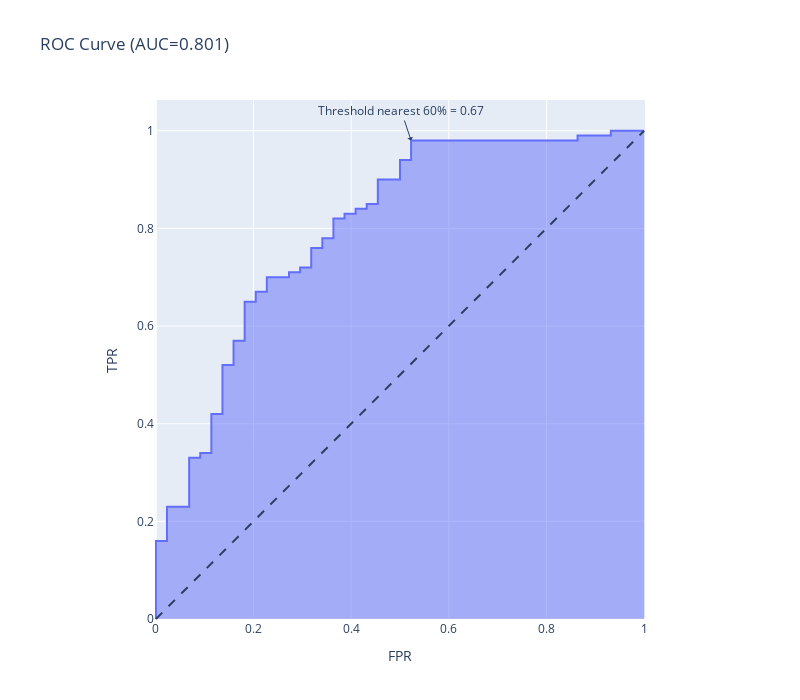

The cell this chart's notebook holds for it:
### Code cell
# choose a threshold for prediction.
make_rocauc(.60)

### Figure 1 — Plotly figure (JSON) as saved in the notebook; plotly's stock layout.template omitted (floating-point values rounded to 4 significant figures)
{"data": [{"customdata": [[1.888], [0.888], [0.8512], [0.851], [0.8491], [0.8488], [0.8458], [0.8455], [0.8455], [0.845], [0.8386], [0.8364], [0.8013], [0.7983], [0.7916], [0.791], [0.7836], [0.7835], [0.7797], [0.7795], [0.7732], [0.7699], [0.7664], [0.7591], [0.7559], [0.754], [0.7443], [0.7425], [0.7421], [0.7399], [0.7309], [0.7304], [0.7296], [0.7291], [0.7289], [0.7288], [0.7284], [0.7282], [0.7241], [0.7221], [0.7177], [0.7079], [0.6678], [0.1098], [0.105], [0.09964], [0.09937], [0.07941]], "fillpattern": {"shape": ""}, "hovertemplate": "FPR=%{x:.2f}<br>TPR=%{y:.2f}<br>Threshold=%{customdata[0]:.2f}<extra></extra>", "legendgroup": "", "line": {"color": "#636efa"}, "marker": {"symbol": "circle"}, "mode": "lines", "name": "", "orientation": "v", "showlegend": false, "stackgroup": "1", "type": "scatter", "x": [0, 0, 0, 0.02273, 0.02273, 0.06818, 0.06818, 0.09091, 0.09091, 0.1136, 0.1136, 0.1364, 0.1364, 0.1591, 0.1591, 0.1818, 0.1818, 0.2045, 0.2045, 0.2273, 0.2273, 0.2727, 0.2727, 0.2955, 0.2955, 0.3182, 0.3182, 0.3409, 0.3409, 0.3636, 0.3636, 0.3864, 0.3864, 0.4091, 0.4091, 0.4318, 0.4318, 0.4545, 0.4545, 0.5, 0.5, 0.5227, 0.5227, 0.8636, 0.8636, 0.9318, 0.9318, 1], "xaxis": "x", "y": [0, 0.01, 0.16, 0.16, 0.23, 0.23, 0.33, 0.33, 0.34, 0.34, 0.42, 0.42, 0.52, 0.52, 0.57, 0.57, 0.65, 0.65, 0.67, 0.67, 0.7, 0.7, 0.71, 0.71, 0.72, 0.72, 0.76, 0.76, 0.78, 0.78, 0.82, 0.82, 0.83, 0.83, 0.84, 0.84, 0.85, 0.85, 0.9, 0.9, 0.94, 0.94, 0.98, 0.98, 0.99, 0.99, 1, 1], "yaxis": "y"}], "layout": {"annotations": [{"arrowhead": 1, "showarrow": true, "text": "Threshold nearest 60% = 0.67", "x": 0.5227, "y": 0.98}], "height": 700, "legend": {"tracegroupgap": 0}, "shapes": [{"line": {"dash": "dash"}, "type": "line", "x0": 0, "x1": 1, "y0": 0, "y1": 1}], "title": {"text": "ROC Curve (AUC=0.801)"}, "width": 800, "xaxis": {"anchor": "y", "constrain": "domain", "domain": [0, 1], "title": {"text": "FPR"}}, "yaxis": {"anchor": "x", "domain": [0, 1], "scaleanchor": "x", "scaleratio": 1, "title": {"text": "TPR"}}}}
